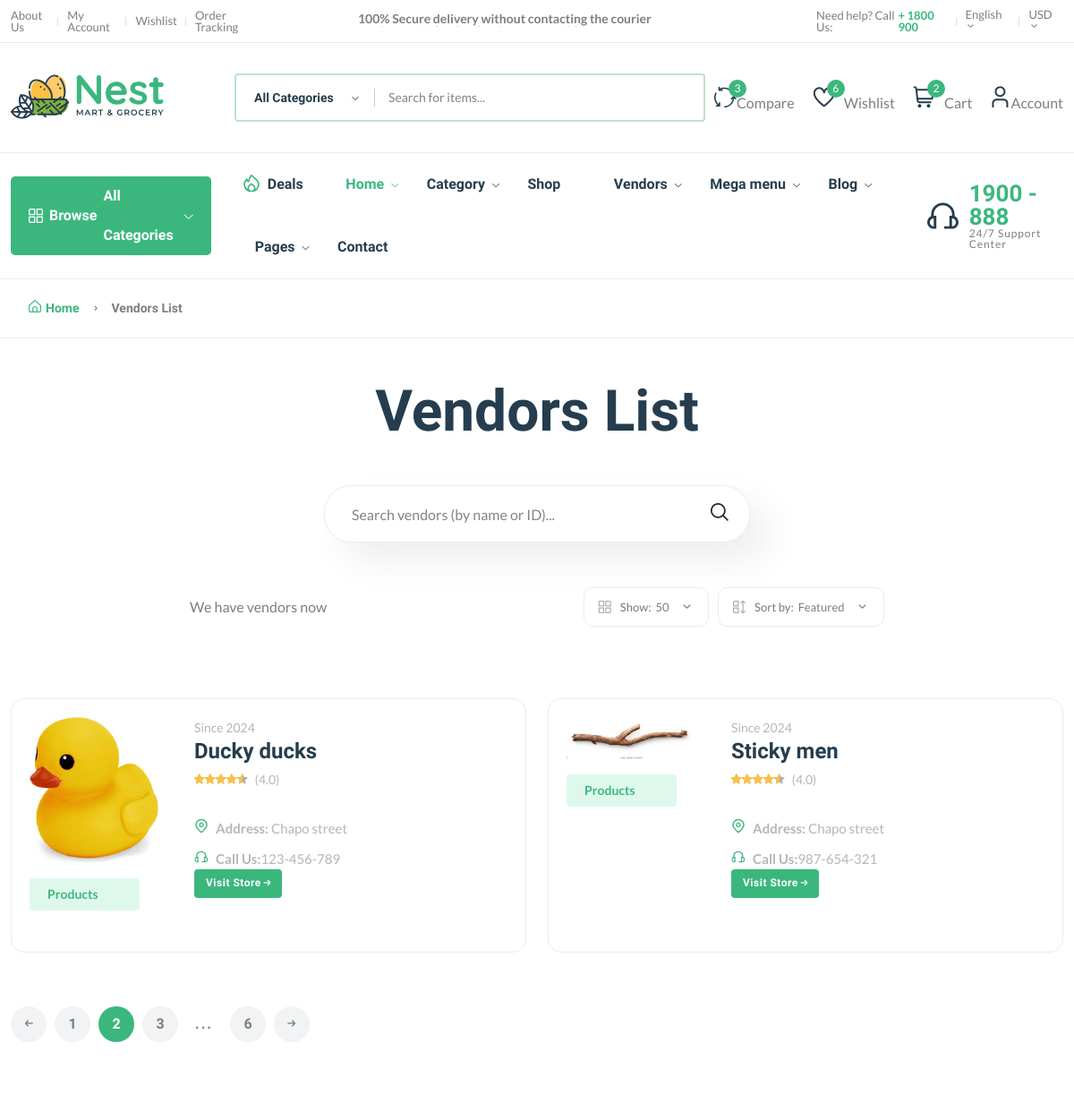
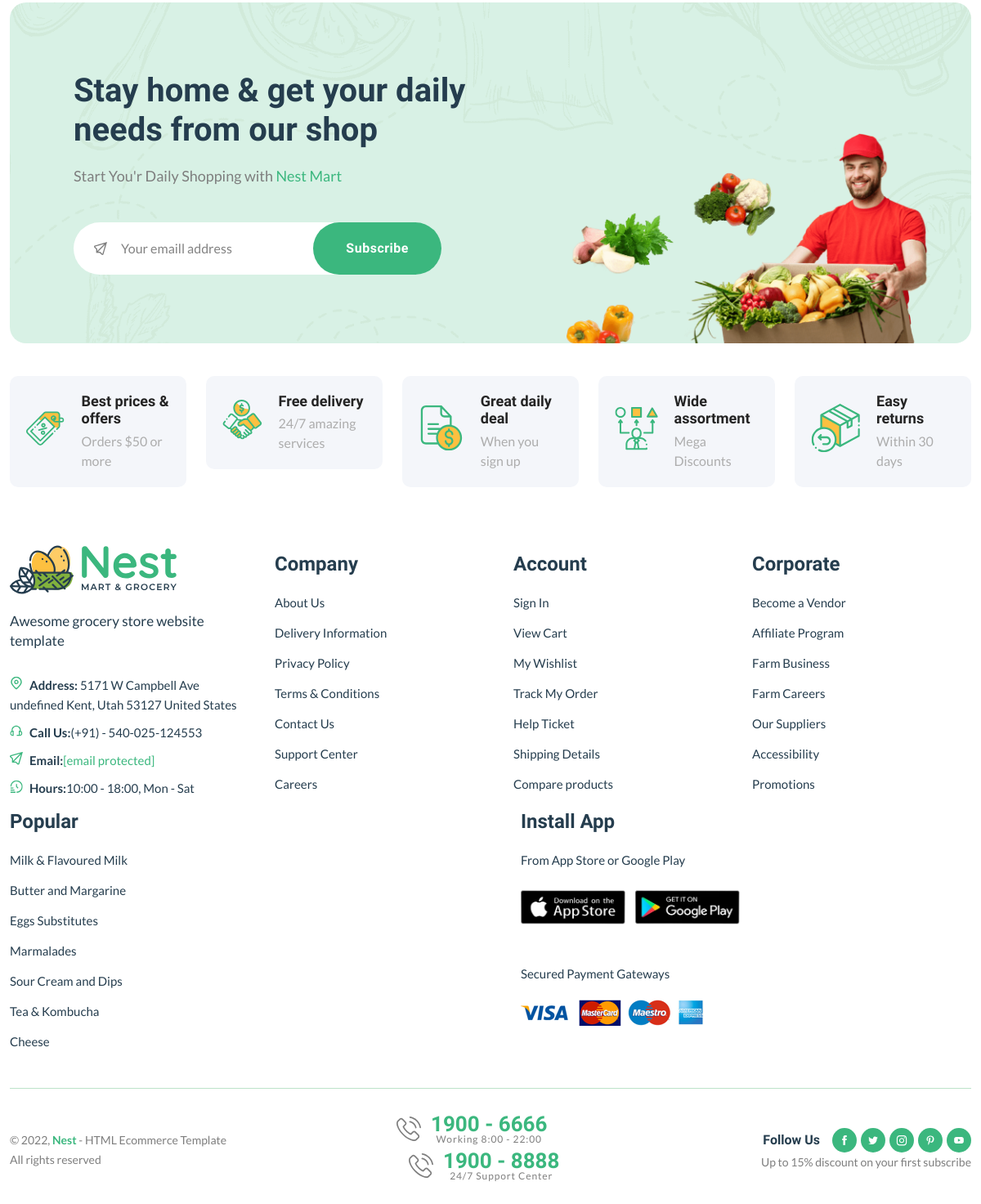
The page /vendors/ (signed in) on the database its author committed (2 pictures, top to bottom).
### core/models.py (models this page shows, shortened)
class Vendor(models.Model):
    vid = ShortUUIDField(unique=True, length=10, max_length=20, prefix= "ven",alphabet="abcdefgh12345")
    title = models.CharField(max_length=100)
    image = models.ImageField(upload_to=user_directory_path)
    cover_image = models.ImageField(upload_to=user_directory_path)
    description = models.TextField(null=True, blank=True)
    address = models.CharField(max_length=100)
    chat_response_time = models.CharField(max_length=100)
    contact = models.CharField(max_length=100)
    shipping_on_time = models.CharField(max_length=100)
    authentic_rating = models.CharField(max_length=100)
    days_return = models.CharField(max_length=100)
    warranty_period = models.CharField(max_length=100)
    user = models.ForeignKey(User, on_delete=models.CASCADE)
    class Meta:
        verbose_name_plural = "Vendor"

### core/views.py (the view)
# urls.py: path("vendors/", vendor_list_view , name= "vendor-list"),
def vendor_list_view(request):
    vendor = Vendor.objects.all()
    context = {
        "vendor": vendor,
    }
    return render(request, "core/vendor-list.html", context)

### templates/core/vendor-list.html (shortened to what this page needs)
{%extends 'partials/base.html'%}
{% load static %}
{% block content %}
    <main class="main pages mb-80">
        <div class="page-header breadcrumb-wrap">
            <div class="container">
                <div class="breadcrumb">
                    <a href="index.html" rel="nofollow"><i class="fi-rs-home mr-5"></i>Home</a>
                    <span></span> Vendors List
                </div>
            </div>
        </div>
        <div class="page-content pt-50">
            <div class="container">
                <div class="archive-header-2 text-center">
                    <h1 class="display-2 mb-50">Vendors List</h1>
                    <div class="row">
                        <div class="col-lg-5 mx-auto">
                            <div class="sidebar-widget-2 widget_search mb-50">
                                <div class="search-form">
                                    <form action="#">
                                        <input type="text" placeholder="Search vendors (by name or ID)..." />
                                        <button type="submit"><i class="fi-rs-search"></i></button>
                                    </form>
                                </div>
                            </div>
                        </div>
                    </div>
                </div>
                <div class="row mb-50">
                    <div class="col-12 col-lg-8 mx-auto">
                        <div class="shop-product-fillter">
                            <div class="totall-product">
                                <p>We have <strong class="text-brand">{{vendors.count}}</strong> vendors now</p>
                            </div>
                            <div class="sort-by-product-area">
                                <div class="sort-by-cover mr-10">
                                    <div class="sort-by-product-wrap">
                                        <div class="sort-by">
                                            <span><i class="fi-rs-apps"></i>Show:</span>
                                        </div>
                                        <div class="sort-by-dropdown-wrap">
                                            <span> 50 <i class="fi-rs-angle-small-down"></i></span>
                                        </div>
                                    </div>
                                </div>
                                <div class="sort-by-cover">
                                    <div class="sort-by-product-wrap">
                                        <div class="sort-by">
                                            <span><i class="fi-rs-apps-sort"></i>Sort by:</span>
                                        </div>
                                        <div class="sort-by-dropdown-wrap">
                                            <span> Featured <i class="fi-rs-angle-small-down"></i></span>
                                        </div>
                                    </div>
                                </div>
                            </div>
                        </div>
                    </div>
                </div>
                <div class="row vendor-grid">
                    {% for v in vendor %}
                    <div class="col-lg-6 col-md-6 col-12 col-sm-6">
                        <div class="vendor-wrap style-2 mb-40">
                            <div class="vendor-img-action-wrap">
                                <div class="vendor-img">
                                    <a href="{% url 'core:vendor-detail' v.vid %}">
                                        <img class="default-img" src="{{v.image.url}}" alt="" />
                                    </a>
                                </div>
                                <div class="mt-10">
                                    <span class="font-small total-product">{{v.vendor.all.count}} Products </span>
                                </div>
                            </div>
                            <div class="vendor-content-wrap">
                                <div class="mb-30">
                                    <div class="product-category">
                                        <span class="text-muted">Since 2024</span>
                                    </div>
                                    <h4 class="mb-5"><a href="{% url 'core:vendor-detail' v.vid %}">{{v.title}}</a></h4>
                                    <div class="product-rate-cover">
                                        <div class="product-rate d-inline-block">
                                            <div class="product-rating" style="width: 90%"></div>
                                        </div>
                                        <span class="font-small ml-5 text-muted"> (4.0)</span>
                                    </div>
                                    <div class="vendor-info d-flex justify-content-between align-items-end mt-30">
                                        <ul class="contact-infor text-muted">
                                            <li><img src="assets/imgs/theme/icons/icon-location.svg" alt="" /><strong>Address: </strong> <span>{{v.address}}</span></li>
                                            <li><img src="assets/imgs/theme/icons/icon-contact.svg" alt="" /><strong>Call Us:</strong><span>{{v.contact}}</span></li>
                                        </ul>
                                        <br>
                                    </div>
                                    <a href="{% url 'core:vendor-detail' v.vid %}" class="btn btn-xs">Visit Store <i class="fi-rs-arrow-small-right"></i></a>
                                </div>
                            </div>
                        </div>
                    </div>
                   {% endfor %}
                </div>
                <div class="pagination-area mt-20 mb-20">
                    <nav aria-label="Page navigation example">
                        <ul class="pagination justify-content-start">
                            <li class="page-item">
                                <a class="page-link" href="#"><i class="fi-rs-arrow-small-left"></i></a>
                            </li>
                            <li class="page-item"><a class="page-link" href="#">1</a></li>
                            <li class="page-item active"><a class="page-link" href="#">2</a></li>
                            <li class="page-item"><a class="page-link" href="#">3</a></li>
                            <li class="page-item"><a class="page-link dot" href="#">...</a></li>
                            <li class="page-item"><a class="page-link" href="#">6</a></li>
                            <li class="page-item">
                                <a class="page-link" href="#"><i class="fi-rs-arrow-small-right"></i></a>
                            </li>
                        </ul>
                    </nav>
                </div>
            </div>
        </div>
    </main>
    {% endblock content %}

### rows shown on the page
Vendor: image (picture), title "Ducky ducks", address "Chapo street", contact "123-456-789"
Vendor: image (picture), title "Sticky men", address "Chapo street", contact "987-654-321"
